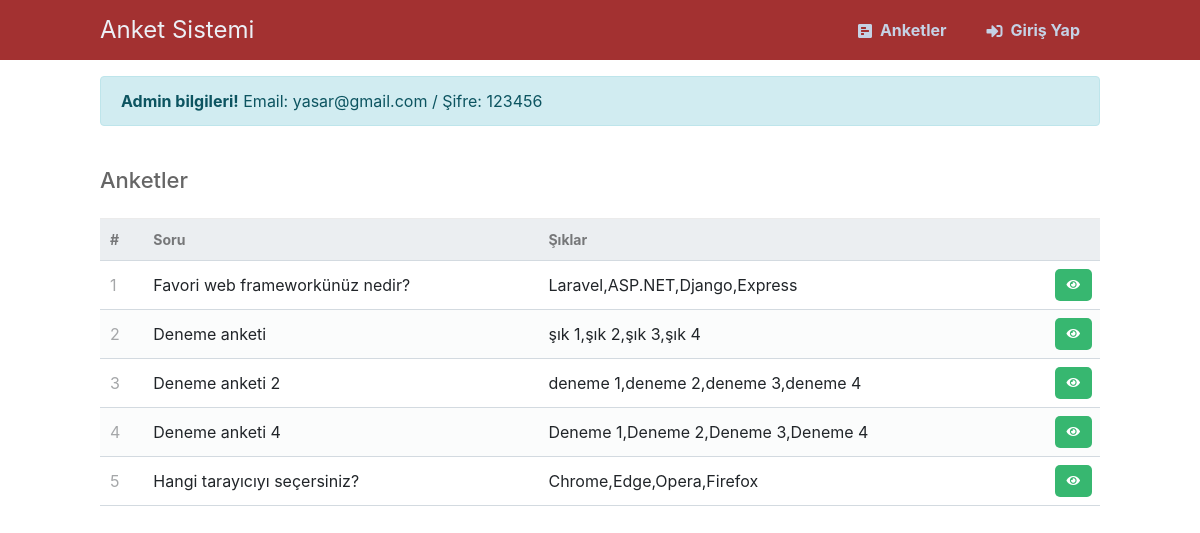
The page / on the database its author committed.
### tables this page shows
CREATE TABLE IF NOT EXISTS `polls` (
  `id` int NOT NULL AUTO_INCREMENT,
  `title` text NOT NULL,
  `description` text NOT NULL,
  `end_date` datetime DEFAULT NULL,
  PRIMARY KEY (`id`)
);

### index.php (the view, shortened to what this page needs)
<?php
include 'functions.php';
$pdo = pdo_connect_mysql();
$stmt = $pdo->query('SELECT p.*, GROUP_CONCAT(pa.title ORDER BY pa.id) AS answers FROM polls p LEFT JOIN poll_answers pa ON pa.poll_id = p.id GROUP BY p.id');
$polls = $stmt->fetchAll(PDO::FETCH_ASSOC);
?>
<?= template_header('Anketler') ?>
<div class="content home">
    <?php
    if (!isset($_SESSION["email"])) {
        echo '<div class="alert alert-info mt-3">
        <strong>Admin bilgileri!</strong> Email: yasar@gmail.com / Şifre: 123456
    </div>';
    }
    ?>
    <h2>Anketler</h2>
    <table>
        <thead>
            <tr>
                <td>#</td>
                <td>Soru</td>
                <td>Şıklar</td>
                <td></td>
            </tr>
        </thead>
        <tbody>
            <?php foreach ($polls as $poll) : ?>
                <tr>
                    <td><?= $poll['id'] ?></td>
                    <td><?= $poll['title'] ?></td>
                    <td><?= $poll['answers'] ?></td>
                    <td class="actions">
                        <a href="vote.php?id=<?= $poll['id'] ?>" class="view" title="Anketi Göster"><i class="fas fa-eye fa-xs"></i></a>
                    </td>
                </tr>
            <?php endforeach; ?>
        </tbody>
    </table>
</div>
<?= template_footer() ?>

### functions.php (shortened to what this page needs)
<?php
function template_header($title)
{
    $loginLogout = '';
    if (isset($_SESSION["email"])) {
        $loginLogout = '<a href="logout.php"><i class="fas fa-user"></i>Çıkış Yap</a>';
    } else {
        $loginLogout = '<a href="login.php"><i class="fas fa-sign-in-alt"></i>Giriş Yap</a>';
    }
    echo '
    <!DOCTYPE html>
    <html>
        <head>
            <meta charset="utf-8">
            <title>' . $title . '</title>
            <link href="assets/style.css" rel="stylesheet" type="text/css">
            <link rel="stylesheet" href="https://use.fontawesome.com/releases/v5.7.1/css/all.css">
            <link rel="stylesheet" href="https://cdn.jsdelivr.net/npm/bootstrap@4.4.1/dist/css/bootstrap.min.css">
        </head>
        <body>
        <nav class="navtop">
            <div>
                <h1>Anket Sistemi</h1>
                <a href="index.php"><i class="fas fa-poll-h"></i>Anketler</a>
                ' . $loginLogout . '
            </div>
        </nav>';
}
function template_footer()
{
    echo <<<EOT
            <script src="https://code.jquery.com/jquery-3.4.1.slim.min.js"></script>
            <script src="https://cdn.jsdelivr.net/npm/popper.js@1.16.0/dist/umd/popper.min.js"></script>
            <script src="https://cdn.jsdelivr.net/npm/bootstrap@4.4.1/dist/js/bootstrap.min.js"></script>
        </body>
    </html>
    EOT;
}

### assets/style.css (style rules this page uses)
* { box-sizing: border-box; font-family: -apple-system, BlinkMacSystemFont, "segoe ui", roboto, oxygen, ubuntu, cantarell, "fira sans", "droid sans", "helvetica neue", Arial, sans-serif; font-size: 16px; -webkit-font-smoothing: antialiased; -moz-osx-font-smoothing: grayscale; }
body { background-color: #FFFFFF; margin: 0; }
.navtop { background-color: #a33131; height: 60px; width: 100%; border: 0; }
.navtop div { display: flex; margin: 0 auto; width: 1000px; height: 100%; }
.navtop div h1, .navtop div a { display: inline-flex; align-items: center; }
.navtop div h1 { flex: 1; font-size: 24px; padding: 0; margin: 0; color: #ecf0f6; font-weight: normal; }
.navtop div a { padding: 0 20px; text-decoration: none; color: #c5d2e5; font-weight: bold; }
.navtop div a i { padding: 2px 8px 0 0; }
.content { width: 1000px; margin: 0 auto; }
.content h2 { margin: 0; padding: 25px 0; font-size: 22px; border-bottom: 1px solid #ebebeb; color: #666666; }
.home table { width: 100%; padding-top: 30px; border-collapse: collapse; }
.home table thead { background-color: #ebeef1; border-bottom: 1px solid #d3dae0; }
.home table thead td { padding: 10px; font-weight: bold; color: #767779; font-size: 14px; }
.home table tbody tr { border-bottom: 1px solid #d3dae0; }
.home table tbody tr:nth-child(even) { background-color: #fbfcfc; }
.home table tbody tr td { padding: 10px; }
.home table tbody tr td:nth-child(1) { color: #a5a7a9; }
.home table tbody tr td.actions { padding: 8px; text-align: right; }
.home table tbody tr td.actions .view, .home table tbody tr td.actions .edit, .home table tbody tr td.actions .trash { display: inline-flex; text-align: right; text-decoration: none; color: #FFFFFF; padding: 10px 12px; border-radius: 5px; }
.home table tbody tr td.actions .view { background-color: #37b770; }

### rows shown on the page
polls: id "1", title "Favori web frameworkünüz nedir?", answers "Laravel,ASP.NET,Django,Express"
polls: id "2", title "Deneme anketi", answers "şık 1,şık 2,şık 3,şık 4"
polls: id "3", title "Deneme anketi 2", answers "deneme 1,deneme 2,deneme 3,deneme 4"
polls: id "4", title "Deneme anketi 4", answers "Deneme 1,Deneme 2,Deneme 3,Deneme 4"
polls: id "5", title "Hangi tarayıcıyı seçersiniz?", answers "Chrome,Edge,Opera,Firefox"
